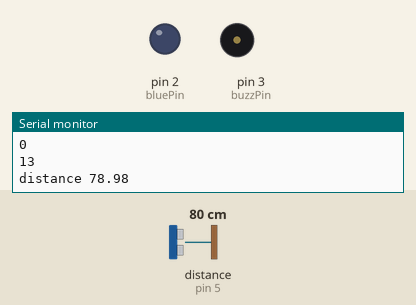
Bench run of a sketch on a simulated Arduino Uno, built with avr-gcc and run on an emulated ATmega328P. Parts: output pins drawn as LEDs (lit = HIGH), buzzer (waves = sounding, pin HIGH), the last lines printed to the serial monitor. Wiring (inferred from the names in the program): ultrasonic range finder: trigger pin 4; echo pin 5. The inputs (shaded band) are chosen by the test bench; at power-on: distance to the obstacle (sensor on pin 5) 80 cm. The echo pulse lasts 58.3 µs per cm; random numbers use the default seed unless the sketch sets one; pins used as bus, display or sensor lines are not drawn.

Above: at 6.0 s.
At 18.2 s:
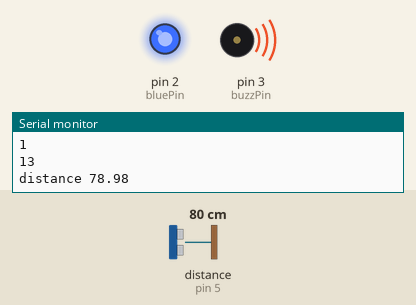
Timing chart, 0 to 31.6 s (numbered marks = the images above):
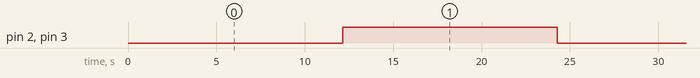

The sketch:

ultrasonic_running_game.ino
```cpp
// Toggles between armed and unarmed at random intervals
// When player moves into zone, alarm sounds
// See how many times you can get into the zone
int triggerPin = 4;
int echoPin=5;
int pingTravelTime;
int delayT1=10;
int delayT2=100;
int delayT3=500;
int randomDT=10000;
float distance; // in cm
int arrayLength = 5;
float distances[5];
float sum=0;
float velocity = 340; // in m/s
int triggerDistance=100;

int bluePin=2;
int buzzPin=3;
boolean armed = false;
boolean triggered = false;
int count;


void setup() {
  // put your setup code here, to run once:
Serial.begin(9600);
pinMode(triggerPin, OUTPUT);
pinMode(echoPin, INPUT);
pinMode(bluePin, OUTPUT);
pinMode(buzzPin, OUTPUT);

// if analog input pin 0 is unconnected, random analog
  // noise will cause the call to randomSeed() to generate
  // different seed numbers each time the sketch runs.
  // randomSeed() will then shuffle the random function.
  randomSeed(analogRead(0));
  getRandomDelayTime();

}

void loop() {
  // put your main code here, to run repeatedly:
  count = randomDT;
  while(count>0){

    sendPulse();
    calculateDistance();
    displayDistance();

    triggerAlarm();

    delay(delayT3);
    count--;
    Serial.println(armed);
    Serial.println(count);
  }
 toggleAlarm();

}


void sendPulse(){
  digitalWrite(triggerPin, LOW);
delayMicroseconds(delayT1);
digitalWrite(triggerPin, HIGH);
delayMicroseconds(delayT1);
digitalWrite(triggerPin, LOW); // launches sound wave.
digitalWrite(bluePin, HIGH);
// echoPin goes high until sound wave returns
pingTravelTime = pulseIn(echoPin, HIGH); // measures how long echoPin is high
digitalWrite(bluePin, LOW);
}

void calculateDistance(){
  distance= velocity*100.*(pingTravelTime/2./1000000.);
}

void displayDistance(){
Serial.print("distance ");
Serial.println(distance);

}

void toggleAlarm(){
  if (armed==true){
    armed=false;
  }
  else{
    armed=true;
  }
}

void getRandomDelayTime(){
  randomDT = random(10, 25);
  Serial.println(randomDT);
}

void triggerAlarm(){
  if ((distance<=triggerDistance)&&(armed==true)){
  digitalWrite(bluePin, HIGH);
  digitalWrite(buzzPin, HIGH);
  triggered = true;

  }
  else if ((distance>triggerDistance)&&(armed==true)){
    // when player moves out of zone, resets to unarmed
    digitalWrite(bluePin, LOW);
    digitalWrite(buzzPin, LOW);
    if (triggered==true){
      triggered=false;
      count=1;
    }
  }
  else {
    digitalWrite(bluePin, LOW);
    digitalWrite(buzzPin, LOW);
    triggered= false;
  }
}
```

Measured:
- by itself, pin 2 (bluePin), pin 3 (buzzPin): alternates HIGH for 12.1 s and LOW for 12.1 s
- by itself, everything shown: repeats every 24.3 s, in 49 steps
